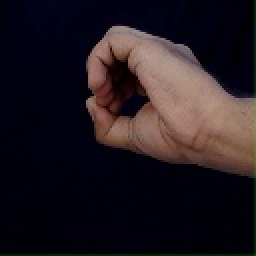
#> input picture Code/Preprocessing/ISL_Datasets/Dataset/0/200.jpg, 128 x 128 px (shown 2 times larger); its folder holds only this picture in this run
$ jupyter execute --allow-errors Image_Preprocessing.ipynb
#> lines starting #> are read from the running program, lines starting #| are printed output that depends on the picture; after the words box and inside, x2 and y2 are one past the last pixel; in counts of white or black regions, pixels touching at a corner belong together; pictures that were not available may be replaced by others from this repository, and a replacement may not be noted
[cell 1]
#Importing the required libraries

import os
import numpy as np
import matplotlib.pyplot as plt
import matplotlib.image as mpimg
import cv2
import imageio

[cell 2]
# Set path to dataset images

image_path='ISL_Datasets/Dataset'

[cell 3]
# Load folder into array-image_files and return the array

def loadImages(path,label):
  image_files=sorted([os.path.join(path,label,file)
   for file in os.listdir(path+str('/')+label) if file.endswith('.jpg')
  ])
  return image_files

[cell 4]
# Function to display images

def display(img,title="Original"):
    plt.imshow(img,cmap='gray'),plt.title(title)
    plt.show()

[cell 5]
# Preprocessing all the images to extract ROI i.e. hands


def preprocess_images(data, label):
#> called with label = '0'
    count = 0
    path = "ISL_Recognition/Preprocessed_Images/"

    # Create a directory for each label if it doesn't exist
    os.makedirs(os.path.join(path, label), exist_ok=True)

    for image in data:
        # Reading image
        img = imageio.imread(image)
#> img is the input picture: shape (128, 128, 3); mean R, G, B 34.2, 26.1, 32.3

        # Converting image to grayscale
        gray_img = cv2.cvtColor(img, cv2.COLOR_RGB2GRAY)
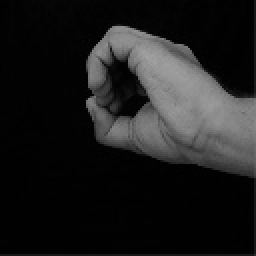
#> gray_img: shape (128, 128) (shown 2 times larger); min 0, max 163, mean 29.1

        # Converting image to HSV format
        hsv_img = cv2.cvtColor(img, cv2.COLOR_RGB2HSV)
#> hsv_img: shape (128, 128, 3); mean H, S, V 93.7, 208.6, 43.3

        # Defining boundary level for skin color in HSV
        skin_color_lower = np.array([0, 40, 30], np.uint8)
        skin_color_upper = np.array([43, 255, 255], np.uint8)

        # Producing mask
        skin_mask = cv2.inRange(hsv_img, skin_color_lower, skin_color_upper)
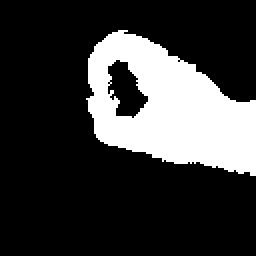
#> skin_mask: shape (128, 128) (shown 2 times larger); 22.6% white; 1 white region, box (x1, y1, x2, y2) and area: (43, 15, 128, 88) 3707

        # Removing Noise from mask
        skin_mask = cv2.medianBlur(skin_mask, 5)
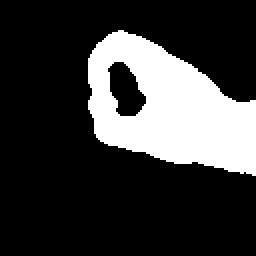
#> skin_mask: shape (128, 128) (shown 2 times larger); 22.7% white; 1 white region, box (x1, y1, x2, y2) and area: (44, 15, 128, 88) 3717
        skin_mask = cv2.addWeighted(skin_mask, 0.5, skin_mask, 0.5, 0.0)

        # Applying Morphological operations
        kernel = np.ones((5, 5), np.uint8)
        skin_mask = cv2.morphologyEx(skin_mask, cv2.MORPH_CLOSE, kernel)
#> skin_mask: shape (128, 128); 22.8% white; 1 white region, box (x1, y1, x2, y2) and area: (44, 15, 128, 88) 3733

        # Extracting hand by applying mask
        hand = cv2.bitwise_and(gray_img, gray_img, mask=skin_mask)
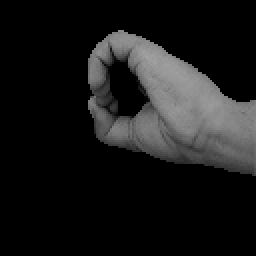
#> hand: shape (128, 128) (shown 2 times larger); min 0, max 163, mean 25.1

        # Get edges by Canny edge detection
        canny = cv2.Canny(hand, 60, 60)
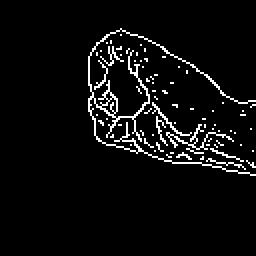
#> canny: shape (128, 128) (shown 2 times larger); 5% white in thin lines or dots, all inside (x1, y1, x2, y2) = (44, 14, 128, 88)
#> pass 2 of the loop `for label in signs:`:
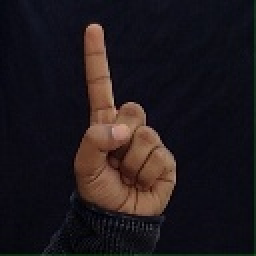
#> input picture Code/Preprocessing/ISL_Datasets/Dataset/1/122.jpg, 128 x 128 px (shown 2 times larger)
#> in preprocess_images, img is the input picture: shape (128, 128, 3); mean R, G, B 30.8, 24.5, 28.2
#> hsv_img: shape (128, 128, 3); mean H, S, V 100.3, 117.6, 38.2
#> in preprocess_images (call 2), `skin_mask = cv2.inRange(hsv_img, skin_color_lower, skin_color_upper)`:
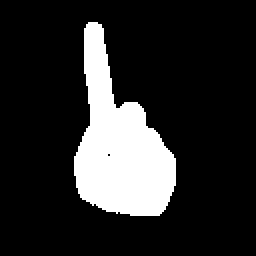
#> skin_mask: shape (128, 128) (shown 2 times larger); 16.6% white; 1 white region, box (x1, y1, x2, y2) and area: (37, 11, 88, 108) 2716
#> canny: shape (128, 128); 5.2% white in thin lines or dots, all inside (x1, y1, x2, y2) = (37, 11, 89, 108)

        # Save preprocessed images
        final_path = os.path.join(path, label, f"{count}.png")
        cv2.imwrite(final_path, canny)
        count += 1

[cell 6]
# Getting path to all images and preprocessing the images

signs=['0','1','2','3','4','5','6','7','8','9','a','b','c','d','e','f','g','h','i','j','k','l','m','n','o','p','q','r','s','t','u','v','w','x','y','z']
#> (the rest of this cell did not finish here and is left out)

[cell 7]
# Displaying a few preprocessed images
sample_images = [
    "ISL_Recognition/Preprocessed_Images/0/0.png",
    "ISL_Recognition/Preprocessed_Images/1/1.png",
]
for image_path in sample_images:
    img = mpimg.imread(image_path)
    display(img, title=f"Preprocessed Image: {image_path}")
#> pass 2 of the loop `for image_path in sample_images:`:
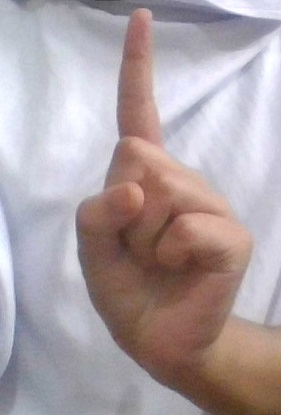
#> input picture Code/Predict_signs/Reverse_sign_images/1.jpg, 281 x 415 px, given in place of 1.png, which was not available
#> img is the input picture: shape (415, 281, 3); mean R, G, B 173.3, 161, 164.3
